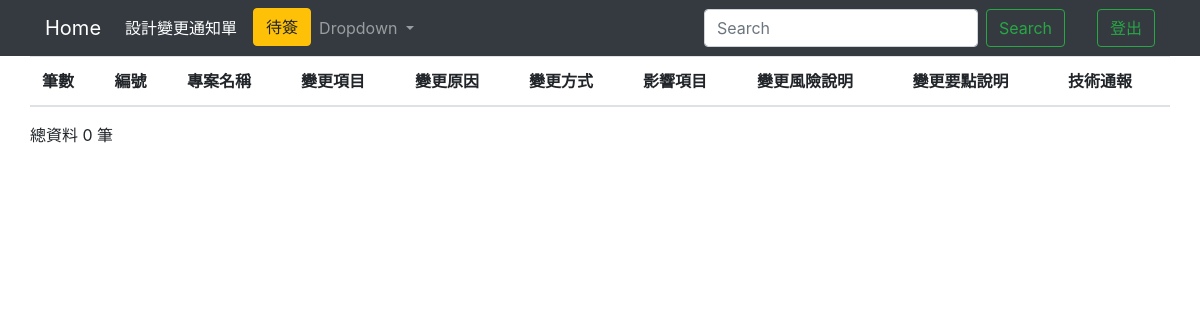
The page /changeallIndex/ on the database as committed earlier.
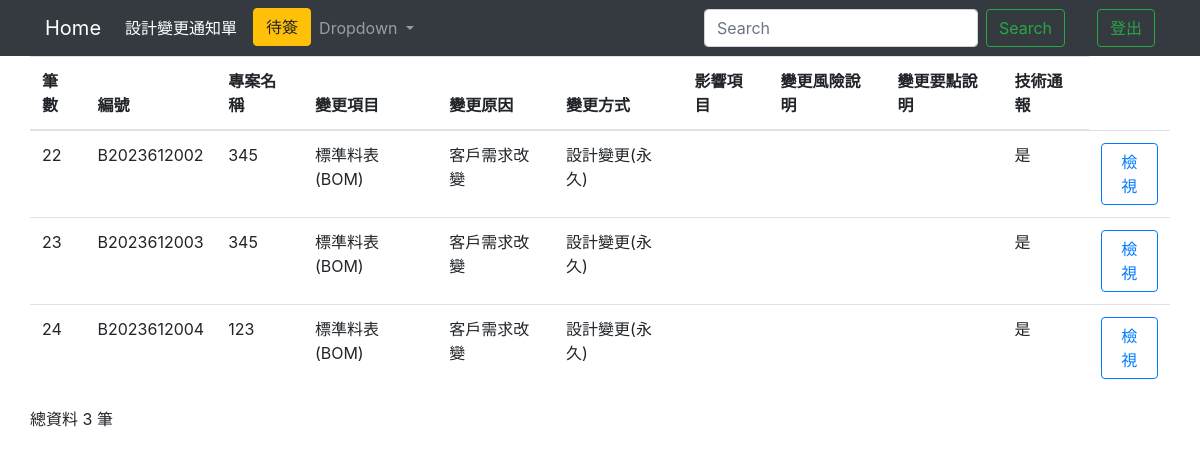
The same page on the database as committed later.
### testapp/models.py (models this page shows)
class Change(models.Model):
    cNumber = models.CharField(max_length=50, default='', null=False) #編號
    cProjectName = models.CharField(max_length=50, default='', null=False) #專案名稱
    cChangeitem = models.CharField(max_length=20, null=False) #變更項目
    cChangereason = models.CharField(max_length=20, null=False) #變更原因
    cHowChange = models.CharField(max_length=10, null=False)#如何變更(設計變更、規格變更)
    cAffectitem = models.TextField()#影響項目
    cEarn = models.CharField(max_length=10,null=False,default='')#有償無償
    cRisk = models.TextField()#變更風險說明
    cKeypoint = models.TextField()#變更要點說明
    cOption_FS = models.TextField()#廠務部建議
    cOption_Design = models.TextField()#設計部建議
    cOption_Quality = models.TextField()#品管部建議
    cOption_Purchase = models.TextField()#採購建議
    cCC = models.CharField(max_length=10, blank=True) #副本印製
    cTech_bulletin = models.CharField(max_length=5, null=False)#是否技術通報
    cApproved = models.CharField(max_length=20,blank=True)#核准人
    cReview = models.CharField(max_length=20,blank=True)#審查人
    cUndertaker = models.CharField(max_length=20,blank=True)#承辦人
    cFs_Sign = models.CharField(max_length=5,blank=True) #廠務部是否有簽名
    cDesign_Sign = models.CharField(max_length=5,blank=True) #設計部是否有簽名
    cQuality_Sign = models.CharField(max_length=5,blank=True)  #品管部是否有簽名
    cPurchase_Sign = models.CharField(max_length=5,blank=True) #採購是否有簽名
    home = models.OneToOneField(Home, on_delete=models.CASCADE,default='')

### testapp/views.py (the view)
# urls.py: path('changeallIndex/',changeallIndex),
def changeallIndex(request):
    if request.user.is_authenticated:
        username=request.user.username
        authenticate=request.user.is_staff
    if 'q' in request.GET:
        q = request.GET['q']
        multiple_q = Q(Q(cNumber__icontains=q) | Q(cProjectName__icontains=q) | Q(cChangeitem__icontains=q) | Q(cChangereason__icontains=q) | Q(cHowChange__icontains=q))
        changeall = Change.objects.filter(multiple_q)
    else:
        changeall = Change.objects.all().order_by("id")
    changeallCount = len(changeall)
    return render(request, "changeall_Index.html",locals())

### templates/changeall_Index.html (shortened to what this page needs)
<!DOCTYPE html>
<html lang="en">
<head>
  <link rel="stylesheet" href="https://cdn.jsdelivr.net/npm/bootstrap@4.6.2/dist/css/bootstrap.min.css">
  {% load static %}
</head>
<body>
  <nav class="navbar navbar-expand-lg navbar-dark bg-dark">
    <div class="container">
      <a class="navbar-brand" href="/homeIndex/">Home</a>
      <div class="collapse navbar-collapse" id="navbarSupportedContent">
        <ul class="navbar-nav mr-auto">
          <li class="nav-item active">
            <a class="nav-link disabled">設計變更通知單 <span class="sr-only">(current)</span></a>
          </li>
          <ul class="navbar-nav ml-2">
            <li class="nav-item">
              <button class="btn btn-warning my-2 my-sm-0" id="{{username}}" onclick="perosonIndex(event)">待簽</button>
            </li>
          </ul>
          <li class="nav-item dropdown">
            <a class="nav-link dropdown-toggle" href="#" role="button" data-toggle="dropdown" aria-expanded="false">
              Dropdown
            </a>
          </li>
        </ul>
        <form class="form-inline my-2 my-lg-0">
          <input class="form-control mr-sm-2" name='q' type="search" placeholder="Search" aria-label="Search">
          <button class="btn btn-outline-success my-2 my-sm-0" type="submit">Search</button>
        </form>
        <ul class="navbar-nav ml-2">
          <li class="nav-item active">
            <a class="nav-link disabled" style="color: green;">{{username}} <span class="sr-only">(current)</span></a>
          </li>
        </ul>
        <ul class="navbar-nav ml-2">
          <li class="nav-item">
            <button class="btn btn-outline-success my-2 my-sm-0" onclick="Logout(event)">登出</button>
          </li>
        </ul>
      </div>
    </div>
  </nav>
  <form action="." method="POST">
    <div class="container">
      <div class="row">
        <table class="table">
          <thead>
            <th scope="col">筆數</th>
            <th scope="col">編號</th>
            <th scope="col">專案名稱</th>
            <th scope="col">變更項目</th>
            <th scope="col">變更原因</th>
            <th scope="col">變更方式</th>
            <th scope="col">影響項目</th>
            <th scope="col">變更風險說明</th>
            <th scope="col">變更要點說明</th>
            <th scope="col">技術通報</th>
          </thead>
          <tbody>
            {% for unit in changeall %}
            <tr>
              <td>{{unit.id}}</td>
              <td>{{unit.cNumber}}</td>
              <td>{{unit.cProjectName}}</td>
              <td>{{unit.cChangeitem}}</td>
              <td>{{unit.cChangereason}}</td>
              <td>{{unit.cHowChange}}</td>
              <td>{{unit.cAffectitem}}</td>
              <td>{{unit.cRisk}}</td>
              <td>{{unit.cKeypoint}}</td>
              <td>{{unit.cTech_bulletin}}</td>
              <td>
                <button type="button" class="btn btn-outline-primary" id="{{unit.cNumber}}" onclick="View()">檢視</button>
              </td>
            </tr>
            {% endfor %}
          </tbody>
        </table>
      </div>
    </div>
  </form>
  <div class="container">
    <div class="row">
      <p>總資料 {{changeallCount}} 筆</p>
    </div>
  </div>
</body>
</html>

Rows that differ between the two databases and show on the page:
added Change: id "22", cNumber "B2023612002", cProjectName "345", cChangeitem "標準料表(BOM)", cChangereason "客戶需求改變", cHowChange "設計變更(永久)", cTech_bulletin "是"
added Change: id "23", cNumber "B2023612003", cProjectName "345", cChangeitem "標準料表(BOM)", cChangereason "客戶需求改變", cHowChange "設計變更(永久)", cTech_bulletin "是"
added Change: id "24", cNumber "B2023612004", cProjectName "123", cChangeitem "標準料表(BOM)", cChangereason "客戶需求改變", cHowChange "設計變更(永久)", cTech_bulletin "是"
Other text that changed with them:
{{ changeallCount }}: "0" → "3"
